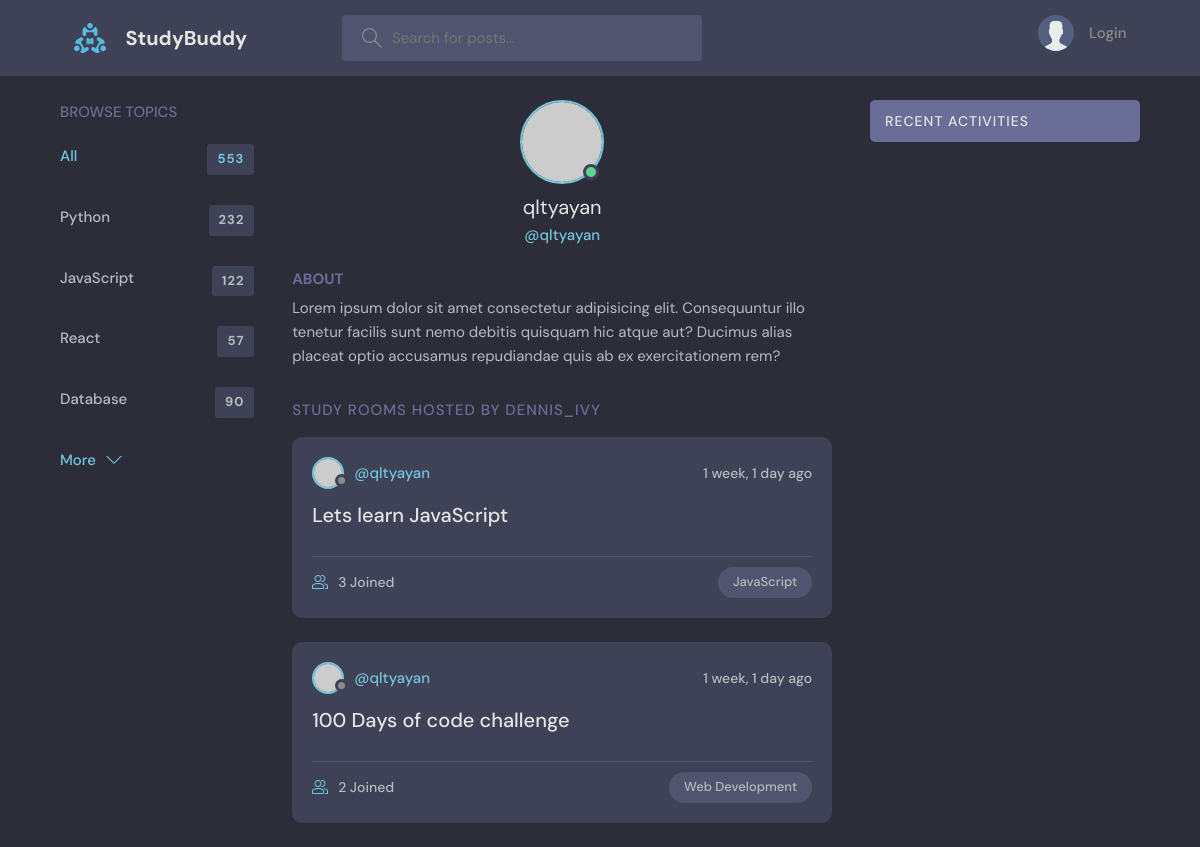
Page /profile/1/ on the committed database.
### base/models.py (models this page shows, shortened)
class Room(models.Model):
    host =  models.ForeignKey(User, on_delete = models.SET_NULL, null=True)
    topic = models.ForeignKey(Topic, on_delete = models.SET_NULL, null=True)
    name = models.CharField(max_length=200)
    description = models.TextField(null=True, blank=True)
    participants = models.ManyToManyField(User, related_name='participants', blank=True)
    update = models.DateTimeField(auto_now=True) # will be used in the class Meta
    created = models.DateTimeField(auto_now_add=True) # will be used in the class Meta
    class Meta:
        ordering = ['-update', '-created'] #with "-" means updated order

class Topic(models.Model):
    name=models.CharField(max_length=200)

### base/views.py (the view)
# urls.py: path('profile/<str:pk>/', views.userProfile, name='user-profile'),
def userProfile(request, pk):
    user = User.objects.get(id=pk)
    rooms = user.room_set.all()
    room_message = user.message_set.all()
    topics= Topic.objects.all()
    context={'user':user, 'rooms':rooms, 'room_messagesd':room_message, 'topics':topics}
    return render(request, 'base/profile.html', context)

### base/templates/base/profile.html (shortened to what this page needs)
{% extends 'main.html' %}
{% block content %}
<main class="profile-page layout layout--3">
    <div class="container">
        <div class="topics">
            <div class="topics__header">
                <h2>Browse Topics</h2>
            </div>
            <ul class="topics__list">
                <li>
                    <a href="/" class="active">All <span>553</span></a>
                </li>
                <li>
                    <a href="/">Python <span>232</span></a>
                </li>
                <li>
                    <a href="/">JavaScript <span>122</span></a>
                </li>
                <li>
                    <a href="/">React <span>57</span></a>
                </li>
                <li>
                    <a href="/">Database <span>90</span></a>
                </li>
            </ul>
            <button class="btn btn--link" href="/">
                More
                <svg version="1.1" xmlns="http://www.w3.org/2000/svg" width="32" height="32" viewBox="0 0 32 32">
                    <title>chevron-down</title>
                    <path d="M16 21l-13-13h-3l16 16 16-16h-3l-13 13z"></path>
                </svg>
            </button>
        </div>
        <div class="roomList">
            <div class="profile">
                <div class="profile__avatar">
                    <div class="avatar avatar--large active">
                        <img src="https://randomuser.me/api/portraits/men/11.jpg" />
                    </div>
                </div>
                <div class="profile__info">
                    <h3>{{user.username}}</h3>
                    <p>@{{user.username}}</p>
                </div>
                <div class="profile__about">
                    <h3>About</h3>
                    <p>
                        Lorem ipsum dolor sit amet consectetur adipisicing elit. Consequuntur illo tenetur
                        facilis sunt nemo debitis quisquam hic atque aut? Ducimus alias placeat optio
                        accusamus repudiandae quis ab ex exercitationem rem?
                    </p>
                </div>
            </div>
            <div class="roomList__header">
                <div>
                    <h2>Study Rooms Hosted by dennis_ivy</a>
                    </h2>
                </div>
            </div>
            {% include 'base/feed_components.html' %}
        </div>
        {% include 'base/activity_components.html' %}
    </div>
</main>
{% endblock content %}

### base/templates/base/feed_components.html (shortened to what this page needs)
{% for room in rooms %}
<div class="roomListRoom">
    <div class="roomListRoom__header">
        <a href="{% url 'user-profile' room.id %}" class="roomListRoom__author">
            <div class="avatar avatar--small">
                <img src="https://randomuser.me/api/portraits/women/11.jpg" />
            </div>
            <span>@{{room.host.username}}</span>
        </a>
        <div class="roomListRoom__actions">
            <span>{{room.created|timesince}} ago</span>
        </div>
    </div>
    <div class="roomListRoom__content">
        <a href="{% url 'room' room.id %}">{{room.name}}</a>
    </div>
    <div class="roomListRoom__meta">
        <a href="{% url 'room' room.id %}" class="roomListRoom__joined">
            {{room.participants.all.count}} Joined
        </a>
        <p class="roomListRoom__topic">{{room.topic.name}}</p>
    </div>
</div>
{% endfor %}

### rows in the picture
Room: host.username "qltyayan", created "1 week, 1 day", name "Lets learn JavaScript", participants.all.count "3", topic.name "JavaScript"
Room: host.username "qltyayan", created "1 week, 1 day", name "100 Days of code challenge", participants.all.count "2", topic.name "Web Development"

### other values in the picture
{{ user.username }} "qltyayan"
